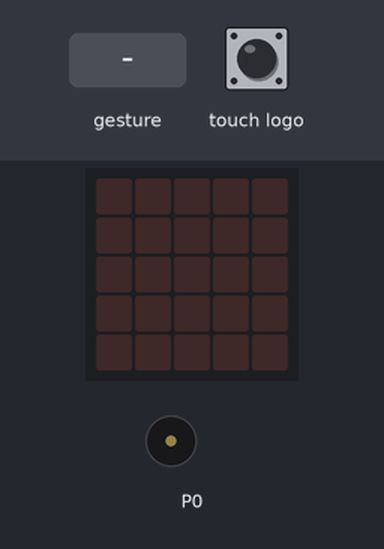
Recording of a program running on a simulated BBC micro:bit (MakeCode). Shown: the board's 5×5 LED display, buzzer (waves = sounding). Inputs (shaded band) come from the test bench. A tilt is held for 1.5 s and a shake lasts 1 s, then the board lies face up again.

Above: at 1.2 s.
1.3 s: sound turns loud
At 2.4 s:
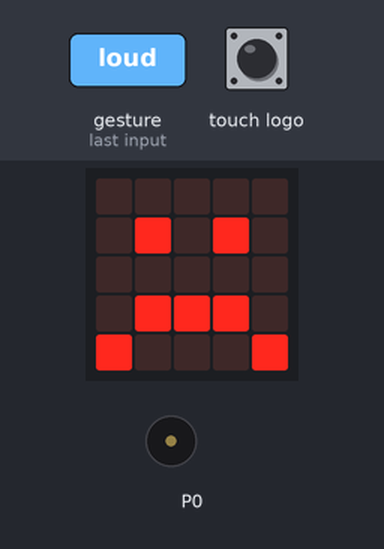
2.8 s: gesture 'shake'
At 3.7 s:
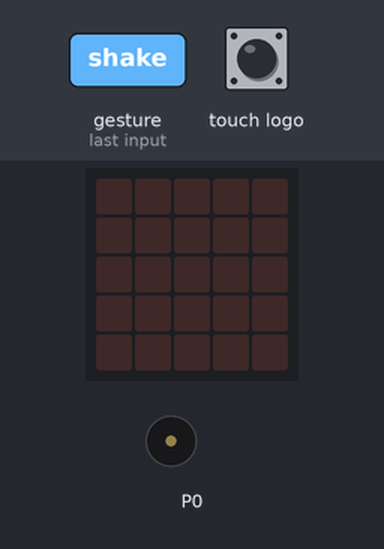
4.5 s: touch logo pressed for 0.15 s
At 7.1 s:
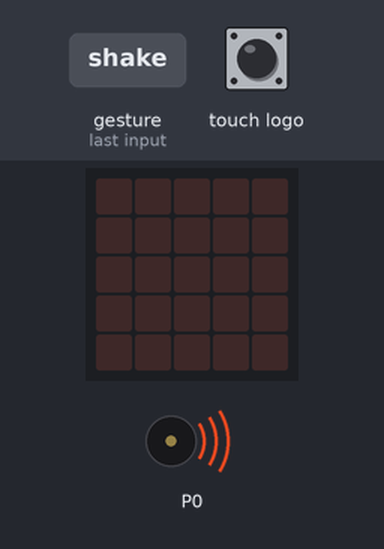
Timing chart, 0 to 9.2 s (numbered marks = the images above; inputs shaded):
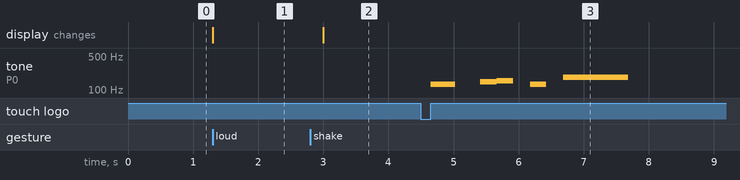

Measured:
- after the input at 1.3 s, the display: changes at once (image 1)
- after the input at 2.8 s, the display: changes after 0.20 s (image 2)
- after the input at 4.5 s, tone on P0: plays 131 Hz for 0.38 s, 147 Hz for 0.26 s, 156 Hz for 0.25 s, 131 Hz for 0.25 s, 185 Hz for 1.0 s, starting after 0.15 s

The program:

main.ts
```typescript
input.onGesture(Gesture.Shake, function () {
    basic.clearScreen()
})
input.onLogoEvent(TouchButtonEvent.Pressed, function () {
    music.startMelody(music.builtInMelody(Melodies.Baddy), MelodyOptions.Once)
})
input.onSound(DetectedSound.Loud, function () {
    basic.showIcon(IconNames.Sad)
})
```

test.ts
```typescript
// tests gaan hier; deze zal niet worden gecompileerd wanneer dit pakket wordt gebruikt als extensie.
```
